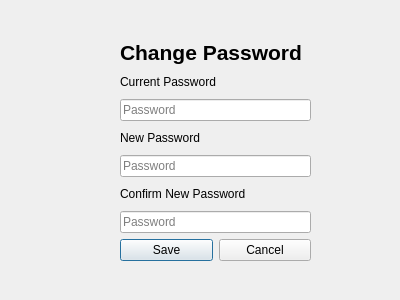
<?xml version="1.0" encoding="UTF-8"?>
<ui version="4.0">
 <class>ChangePasswordWindow</class>
 <widget class="QDialog" name="ChangePasswordWindow">
  <property name="geometry">
   <rect>
    <x>0</x>
    <y>0</y>
    <width>400</width>
    <height>300</height>
   </rect>
  </property>
  <property name="windowTitle">
   <string>Dialog</string>
  </property>
  <widget class="QWidget" name="layoutWidget">
   <property name="geometry">
    <rect>
     <x>120</x>
     <y>40</y>
     <width>191</width>
     <height>221</height>
    </rect>
   </property>
   <layout class="QVBoxLayout" name="verticalLayout">
    <item>
     <widget class="QLabel" name="label_4">
      <property name="text">
       <string>&lt;html&gt;&lt;head/&gt;&lt;body&gt;&lt;p&gt;&lt;span style=&quot; font-size:16pt; font-weight:700;&quot;&gt;Change Password&lt;/span&gt;&lt;/p&gt;&lt;/body&gt;&lt;/html&gt;</string>
      </property>
     </widget>
    </item>
    <item>
     <widget class="QLabel" name="label">
      <property name="text">
       <string>Current Password</string>
      </property>
     </widget>
    </item>
    <item>
     <widget class="QLineEdit" name="currentPasswordLineEdit">
      <property name="echoMode">
       <enum>QLineEdit::EchoMode::Password</enum>
      </property>
      <property name="placeholderText">
       <string>Password</string>
      </property>
     </widget>
    </item>
    <item>
     <widget class="QLabel" name="label_2">
      <property name="text">
       <string>New Password</string>
      </property>
     </widget>
    </item>
    <item>
     <widget class="QLineEdit" name="newPasswordLineEdit">
      <property name="echoMode">
       <enum>QLineEdit::EchoMode::Password</enum>
      </property>
      <property name="placeholderText">
       <string>Password</string>
      </property>
     </widget>
    </item>
    <item>
     <widget class="QLabel" name="label_3">
      <property name="text">
       <string>Confirm New Password</string>
      </property>
     </widget>
    </item>
    <item>
     <widget class="QLineEdit" name="confirmPasswordLineEdit">
      <property name="echoMode">
       <enum>QLineEdit::EchoMode::Password</enum>
      </property>
      <property name="placeholderText">
       <string>Password</string>
      </property>
     </widget>
    </item>
    <item>
     <layout class="QHBoxLayout" name="horizontalLayout">
      <item>
       <widget class="QPushButton" name="saveButton">
        <property name="text">
         <string>Save</string>
        </property>
       </widget>
      </item>
      <item>
       <widget class="QPushButton" name="cancelButton">
        <property name="text">
         <string>Cancel</string>
        </property>
       </widget>
      </item>
     </layout>
    </item>
   </layout>
  </widget>
 </widget>
 <resources/>
 <connections/>
</ui>
